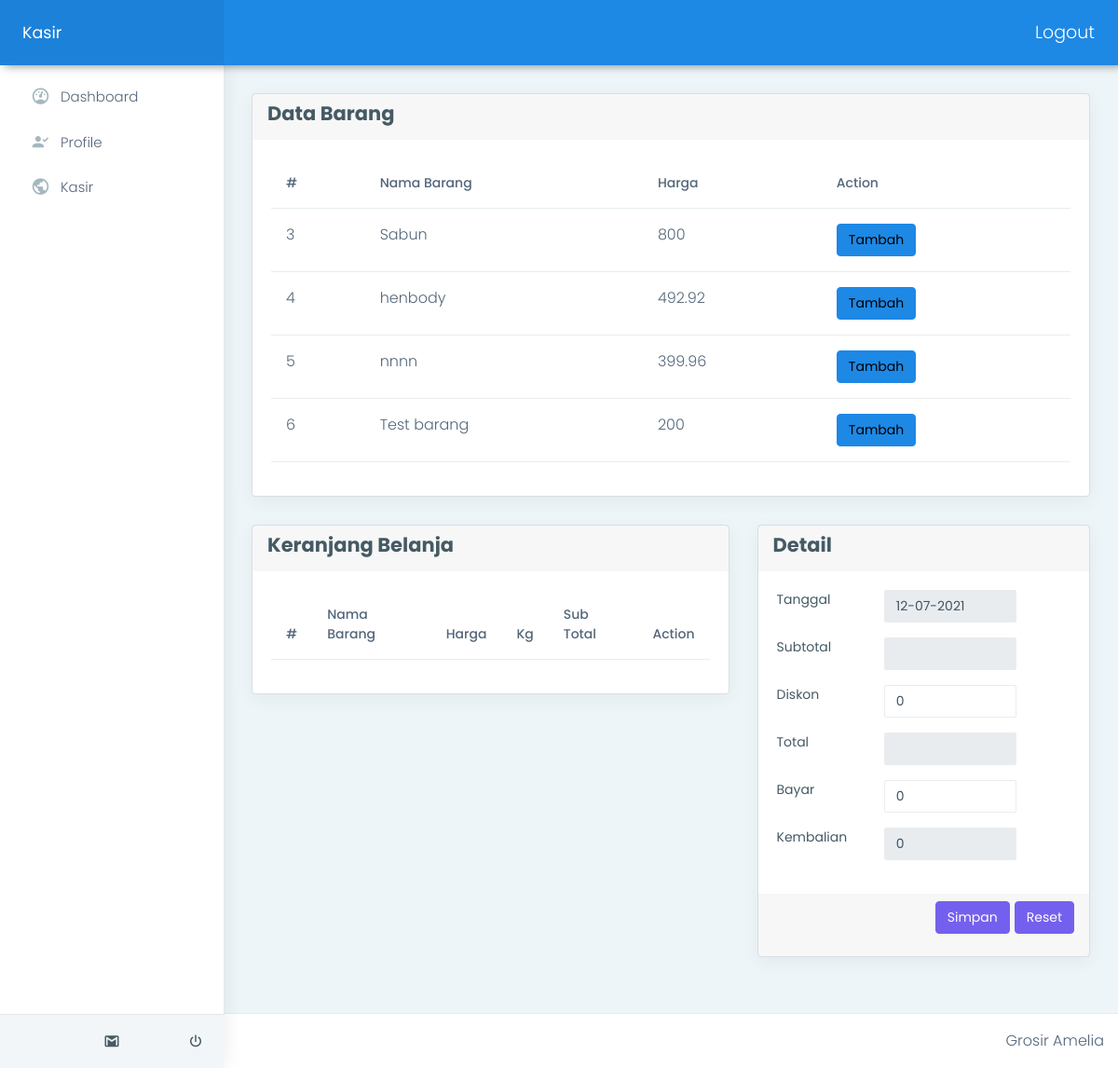
/kasir/index.php?page=kasir (signed in), run on the app's committed database.
### tables this page shows
CREATE TABLE `tb_barang` (
  `Id_barang` int(11) NOT NULL,
  `Nama_barang` varchar(40) NOT NULL,
  `stock` int(11) DEFAULT NULL,
  `harga_beli` double NOT NULL,
  `harga` double NOT NULL,
  `gambar` varchar(100) DEFAULT NULL
);

### kasir/transaksi/index.php (the view, shortened to what this page needs)
<div class="card">
  <div class="card-header">
    <h3>Data Barang</h3>
  </div>
  <div class="card-body">
    <table class="table user-table">
      <thead>
        <tr>
          <th class="border-top-0">#</th>
          <th class="border-top-0">Nama Barang</th>
          <th class="border-top-0">Harga</th>
          <th class="border-top-0">Action</th>
        </tr>
      </thead>
      <tbody>
        <?php
        $query = "SELECT * FROM tb_barang";
        $result = mysqli_query($conn, $query);
        while ($row = mysqli_fetch_assoc($result)) {
        ?>
          <tr>
            <td><?php echo $row['Id_barang'] ?></td>
            <td><?php echo $row['Nama_barang'] ?></td>
            <td><?php echo $row['harga'] / 25 ?></td>
            <td>
              <button class='btn btn-info tambah-keranjang-kasir' data-idbarang="<?php echo $row['Id_barang'] ?>" data-namabarang="<?php echo $row['Nama_barang'] ?>" data-hargabarang="<?php echo $row['harga'] ?>">
                Tambah
              </button>
            </td>
          </tr>
        <?php
        }
        ?>
      </tbody>
    </table>
  </div>
</div>
<div class="row">
  <div class="col-md-7">
    <div class="card">
      <div class="card-header">
        <h3>Keranjang Belanja</h3>
      </div>
      <div class="card-body">
        <div class="row">
          <div class="container">
            <table class="table user-table">
              <thead>
                <tr>
                  <th class="border-top-0">#</th>
                  <th class="border-top-0">Nama Barang</th>
                  <th class="border-top-0">Harga</th>
                  <th class="border-top-0">Kg</th>
                  <th class="border-top-0">Sub Total</th>
                  <th class="border-top-0">Action</th>
                </tr>
              </thead>
            </table>
          </div>
        </div>
      </div>
    </div>
  </div>
  <div class="col-md-5">
    <div class="card">
      <div class="card-header">
        <h3>Detail</h3>
      </div>
      <div class="card-body">
        <div class="form-group">
          <div class="row">
            <div class="col-md-4">
              <label for="tanggal">Tanggal</label>
            </div>
            <div class="col-md-6">
              <input type="text" name="tanggal" id="tanggal" class="form-control" value="<?php echo date('d-m-Y') ?>" readonly>
            </div>
          </div>
        </div>
        <div class="form-group">
          <div class="row">
            <div class="col-md-4">
              <label for="subtotal">Subtotal</label>
            </div>
            <div class="col-md-6">
              <input type="text" name="subtotal" id="subtotal" class="form-control" readonly>
            </div>
          </div>
        </div>
        <div class="form-group">
          <div class="row">
            <div class="col-md-4">
              <label for="diskon">Diskon</label>
            </div>
            <div class="col-md-6">
              <input type="text" name="diskon" id="diskon" class="form-control">
            </div>
          </div>
        </div>
        <div class="form-group">
          <div class="row">
            <div class="col-md-4">
              <label for="total">Total</label>
            </div>
            <div class="col-md-6">
              <input type="text" name="total" id="total" class="form-control" readonly>
            </div>
          </div>
        </div>
        <div class="form-group">
          <div class="row">
            <div class="col-md-4">
              <label for="bayar">Bayar</label>
            </div>
            <div class="col-md-6">
              <input type="text" name="bayar" id="bayar" class="form-control">
            </div>
          </div>
        </div>
        <div class="form-group">
          <div class="row">
            <div class="col-md-4">
              <label for="kembalian">Kembalian</label>
            </div>
            <div class="col-md-6">
              <input type="text" name="kembalian" id="kembalian" class="form-control" readonly>
            </div>
          </div>
        </div>
      </div>
      <div class="card-footer">
        <div class="form-group">
          <div class="row">
            <div class="col-md-12 d-flex justify-content-end">
              <input type="submit" onclick="save()" value="Simpan" id="save" class='btn btn-primary' style="margin-right:5px;">
              <button type="button" class='btn btn-primary'>Reset</button>
            </div>
          </div>
        </div>
      </div>
    </div>
  </div>
</div>

### data on the page
tb_barang: Id_barang "3", Nama_barang "Sabun", $row['harga']/25 "800"
tb_barang: Id_barang "4", Nama_barang "henbody", $row['harga']/25 "492.92"
tb_barang: Id_barang "5", Nama_barang "nnnn", $row['harga']/25 "399.96"
tb_barang: Id_barang "6", Nama_barang "Test barang", $row['harga']/25 "200"
